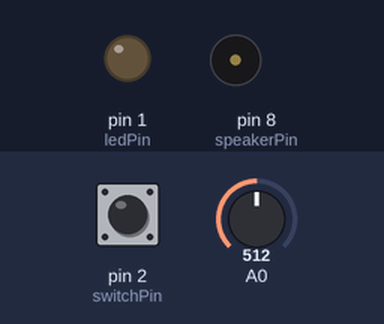
Simulated run of this sketch. Board: Arduino Uno, built with avr-gcc and run on an emulated ATmega328P. On the bench: output pins drawn as LEDs (lit = HIGH), buzzer (waves = sounding). Inputs (shaded band) come from the test bench; at power-on: pin 2 (switchPin) LOW, A0 = 512.

Above: at 6.2 s.
6.3 s: pin 2 (switchPin) pulled HIGH for 1.2 s
At 7.8 s:
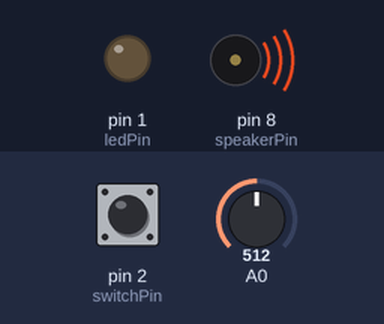
9.5 s: pin 2 (switchPin) pulled HIGH for 3.2 s
At 14.1 s:
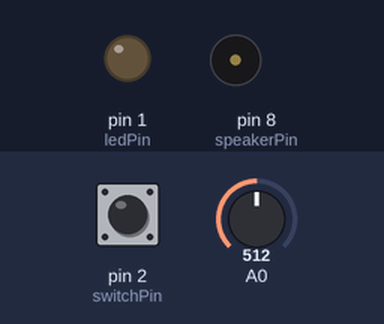
Timing chart, 0 to 15.6 s (numbered marks = the images above; inputs shaded):
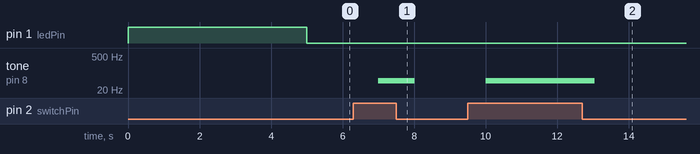

Measured:
- after the input at 6.3 s, tone on pin 8 (speakerPin): silent → 49 Hz after 0.70 s, → silent 1.0 s later
- after the input at 9.5 s, tone on pin 8 (speakerPin): silent → 49 Hz after 0.51 s, → silent 3.0 s later

The sketch:

thermin.ino
```cpp
int sensorValue;
int sensorLow = 1023;
int sensorHigh = 0;
const int speakerPin = 8;
const int ledPin = 1;
const int switchPin = 2;

void setup() {
  pinMode(ledPin, OUTPUT);
  digitalWrite(ledPin, HIGH);

  while (millis() < 5000) {
    sensorValue = analogRead(A0);
    if (sensorValue > sensorHigh) {
      sensorHigh = sensorValue;
    }
    if (sensorValue < sensorLow) {
      sensorLow = sensorValue;
    }
  }

  digitalWrite(ledPin, LOW);
}

void loop () {
  int switchState = digitalRead(switchPin);
  int curTime = millis();
  while (millis() < curTime + 1000) {
    if (switchState == HIGH) {
      sensorValue = analogRead(A0);
      int pitch = map(sensorValue, sensorLow, sensorHigh, 50, 2000);
      tone(speakerPin, pitch, 20);
      delay(10);
    }
  }
}
```
